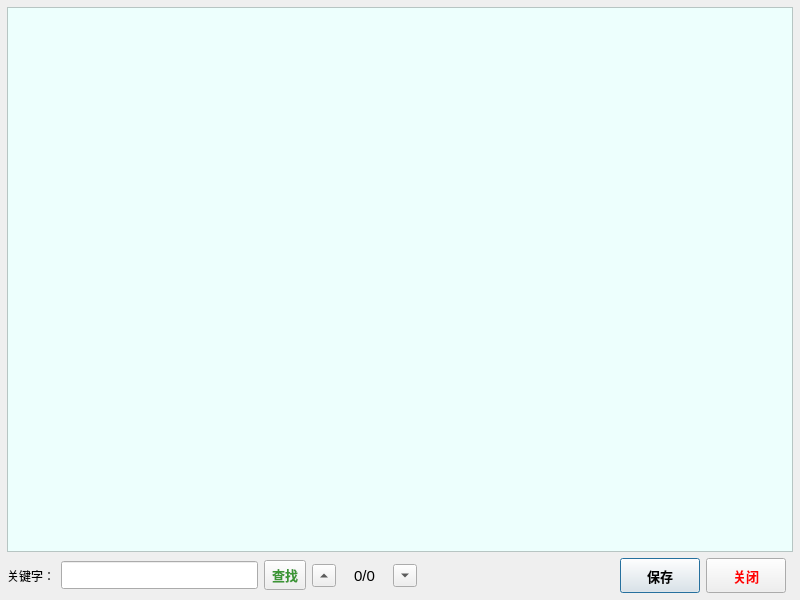
<?xml version="1.0" encoding="UTF-8"?>
<ui version="4.0">
 <class>FileBrowser</class>
 <widget class="QDialog" name="FileBrowser">
  <property name="geometry">
   <rect>
    <x>0</x>
    <y>0</y>
    <width>800</width>
    <height>600</height>
   </rect>
  </property>
  <property name="focusPolicy">
   <enum>Qt::NoFocus</enum>
  </property>
  <property name="windowTitle">
   <string>文件浏览器</string>
  </property>
  <layout class="QVBoxLayout" name="verticalLayout">
   <property name="leftMargin">
    <number>7</number>
   </property>
   <property name="topMargin">
    <number>7</number>
   </property>
   <property name="rightMargin">
    <number>7</number>
   </property>
   <property name="bottomMargin">
    <number>7</number>
   </property>
   <item>
    <widget class="QTextEdit" name="pTextEdit">
     <property name="font">
      <font>
       <pointsize>11</pointsize>
      </font>
     </property>
     <property name="focusPolicy">
      <enum>Qt::NoFocus</enum>
     </property>
     <property name="styleSheet">
      <string notr="true">background-color: rgb(237, 255, 253);</string>
     </property>
    </widget>
   </item>
   <item>
    <layout class="QHBoxLayout" name="horizontalLayout">
     <property name="rightMargin">
      <number>7</number>
     </property>
     <item>
      <widget class="QLabel" name="label">
       <property name="text">
        <string>关键字：</string>
       </property>
      </widget>
     </item>
     <item>
      <widget class="QLineEdit" name="lineEdit">
       <property name="minimumSize">
        <size>
         <width>28</width>
         <height>28</height>
        </size>
       </property>
      </widget>
     </item>
     <item>
      <widget class="QToolButton" name="tbtnSearch">
       <property name="minimumSize">
        <size>
         <width>0</width>
         <height>30</height>
        </size>
       </property>
       <property name="font">
        <font>
         <pointsize>10</pointsize>
         <weight>75</weight>
         <bold>true</bold>
        </font>
       </property>
       <property name="styleSheet">
        <string notr="true">color: rgb(59, 150, 52);</string>
       </property>
       <property name="text">
        <string>查找</string>
       </property>
      </widget>
     </item>
     <item>
      <widget class="QToolButton" name="tbtn1">
       <property name="text">
        <string/>
       </property>
       <property name="arrowType">
        <enum>Qt::UpArrow</enum>
       </property>
      </widget>
     </item>
     <item>
      <widget class="QLabel" name="labIndex">
       <property name="minimumSize">
        <size>
         <width>45</width>
         <height>0</height>
        </size>
       </property>
       <property name="font">
        <font>
         <pointsize>11</pointsize>
        </font>
       </property>
       <property name="text">
        <string>0/0</string>
       </property>
       <property name="alignment">
        <set>Qt::AlignCenter</set>
       </property>
      </widget>
     </item>
     <item>
      <widget class="QToolButton" name="tbtn2">
       <property name="text">
        <string>...</string>
       </property>
       <property name="arrowType">
        <enum>Qt::DownArrow</enum>
       </property>
      </widget>
     </item>
     <item>
      <spacer name="horizontalSpacer">
       <property name="orientation">
        <enum>Qt::Horizontal</enum>
       </property>
       <property name="sizeHint" stdset="0">
        <size>
         <width>40</width>
         <height>20</height>
        </size>
       </property>
      </spacer>
     </item>
     <item>
      <widget class="QPushButton" name="btnSave">
       <property name="minimumSize">
        <size>
         <width>80</width>
         <height>35</height>
        </size>
       </property>
       <property name="font">
        <font>
         <pointsize>10</pointsize>
         <weight>75</weight>
         <bold>true</bold>
        </font>
       </property>
       <property name="text">
        <string>保存</string>
       </property>
      </widget>
     </item>
     <item>
      <widget class="QPushButton" name="pushButton_2">
       <property name="minimumSize">
        <size>
         <width>80</width>
         <height>35</height>
        </size>
       </property>
       <property name="font">
        <font>
         <pointsize>10</pointsize>
         <weight>75</weight>
         <bold>true</bold>
        </font>
       </property>
       <property name="styleSheet">
        <string notr="true">color:red;</string>
       </property>
       <property name="text">
        <string>关闭</string>
       </property>
      </widget>
     </item>
    </layout>
   </item>
  </layout>
 </widget>
 <tabstops>
  <tabstop>pTextEdit</tabstop>
  <tabstop>btnSave</tabstop>
  <tabstop>pushButton_2</tabstop>
  <tabstop>lineEdit</tabstop>
  <tabstop>tbtnSearch</tabstop>
  <tabstop>tbtn1</tabstop>
  <tabstop>tbtn2</tabstop>
 </tabstops>
 <resources/>
 <connections/>
</ui>
